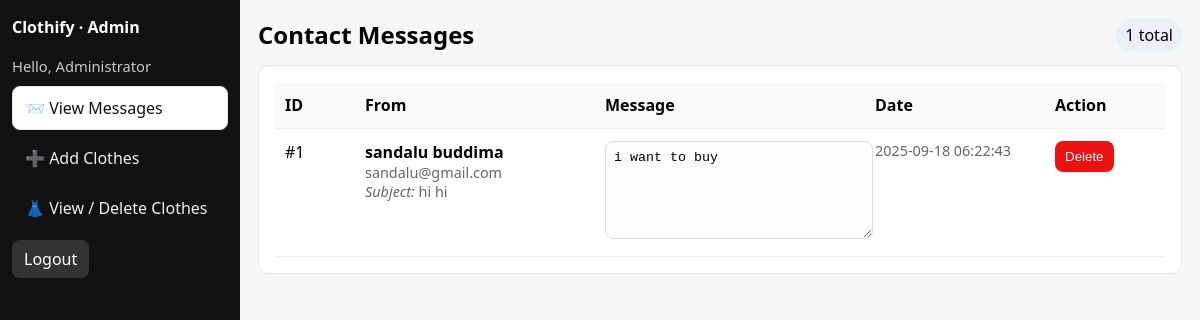
Before: /admin/messages.php (signed in) with the older database file.
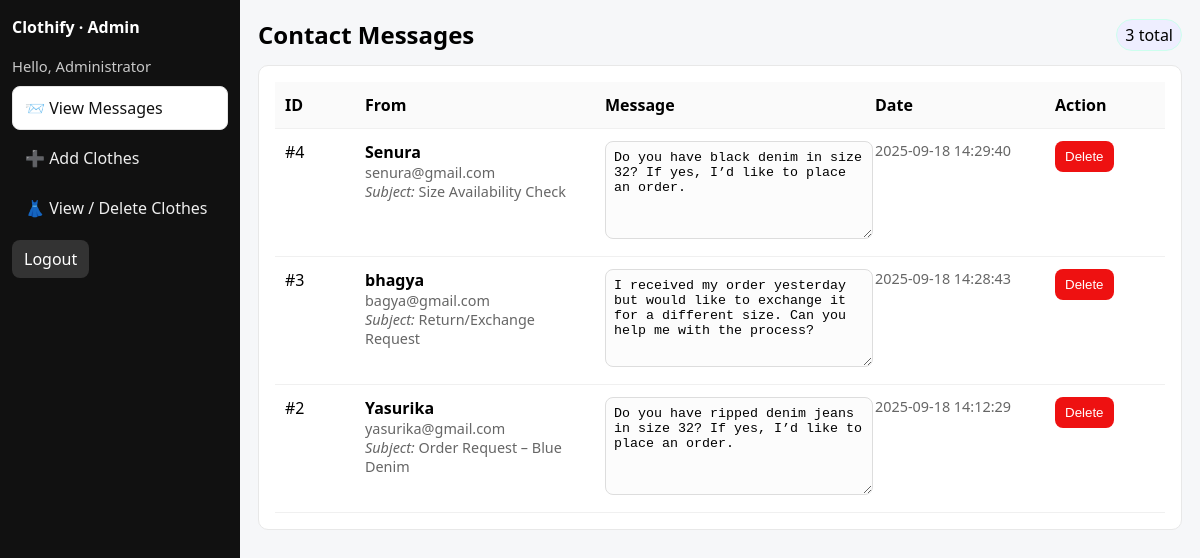
After: the same page with the newer database file.
### tables this page shows
CREATE TABLE `contact_messages` (
  `id` int(11) NOT NULL,
  `name` varchar(120) NOT NULL,
  `email` varchar(160) NOT NULL,
  `subject` varchar(200) DEFAULT NULL,
  `message` text NOT NULL,
  `created_at` timestamp NOT NULL DEFAULT current_timestamp()
);

### admin/messages.php (the view, shortened to what this page needs)
<?php
require_once __DIR__ . "/../config/db.php";
$perPage = 10;
$page = max(1, (int)($_GET['page'] ?? 1));
$offset = ($page - 1) * $perPage;
$total = 0;
$res = $conn->query("SELECT COUNT(*) AS c FROM contact_messages");
if ($res) { $row = $res->fetch_assoc(); $total = (int)$row['c']; }
$stmt = $conn->prepare("SELECT id, name, email, subject, message, created_at
                        FROM contact_messages
                        ORDER BY created_at DESC
                        LIMIT ? OFFSET ?");
$stmt->bind_param("ii", $perPage, $offset);
$stmt->execute();
$result = $stmt->get_result();
?>
<!DOCTYPE html>
<html lang="en">
<head>
</head>
<body>
<?php include __DIR__ . "/sidebar.php"; ?>
<main class="admin-main">
  <div class="admin-top">
    <h2 style="margin:0">Contact Messages</h2>
    <span class="badge"><?= (int)$total ?> total</span>
  </div>
  <div class="card" style="padding:16px;">
    <?php if($result->num_rows === 0): ?>
      <div class="empty">No messages yet.</div>
    <?php else: ?>
      <div style="overflow:auto;">
        <table>
          <thead>
            <tr>
              <th style="width:60px;">ID</th>
              <th style="width:220px;">From</th>
              <th>Message</th>
              <th style="width:160px;">Date</th>
              <th style="width:100px;">Action</th>
            </tr>
          </thead>
          <tbody>
          <?php while($row = $result->fetch_assoc()): ?>
            <tr>
              <td>#<?= (int)$row['id'] ?></td>
              <td>
                <div><strong><?= htmlspecialchars($row['name']) ?></strong></div>
                <div class="meta"><?= htmlspecialchars($row['email']) ?></div>
                <?php if($row['subject']): ?>
                  <div class="meta"><em>Subject:</em> <?= htmlspecialchars($row['subject']) ?></div>
                <?php endif; ?>
              </td>
              <td>
                <textarea class="readonly" readonly><?= htmlspecialchars($row['message']) ?></textarea>
              </td>
              <td class="meta"><?= htmlspecialchars($row['created_at']) ?></td>
              <td>
                <form method="POST" onsubmit="return confirm('Delete this message?')">
                  <button class="btn del" type="submit">Delete</button>
                </form>
              </td>
            </tr>
          <?php endwhile; ?>
          </tbody>
        </table>
      </div>
    <?php endif; ?>
  </div>
</main></div>
</body>
</html>

### admin/sidebar.php (shortened to what this page needs)
<?php
$who = htmlspecialchars($_SESSION['admin_name'] ?? 'Admin');
function active($slug){
  $p = basename($_SERVER['PHP_SELF']);
  return $p === $slug ? 'class="active"' : '';
}
?>
<div class="admin-shell">
  <aside class="admin-side">
    <div class="brand">Clothify · Admin</div>
    <div class="me">Hello, <?=$who?></div>
    <nav class="nav">
      <a <?=active("messages.php")?> href="messages.php">📨 View Messages</a>
      <a <?=active("add_cloth.php")?> href="add_cloth.php">➕ Add Clothes</a>
      <a <?=active("clothes.php")?> href="clothes.php">👗 View / Delete Clothes</a>
    </nav>
    <div style="margin-top:18px;">
      <a class="btn-logout" href="logout.php">Logout</a>
    </div>
  </aside>

### admin/messages.php (style rules this page uses)
body { font-family:system-ui,-apple-system,Segoe UI,Roboto,Helvetica,Arial,sans-serif;margin:0;background:#f6f7f9 }
.card { background:#fff;border:1px solid #e8e8e8;border-radius:10px }
table { width:100%;border-collapse:collapse }
th,td { padding:12px 10px;border-bottom:1px solid #f0f0f0;vertical-align:top }
th { text-align:left;background:#fafafa }
.badge { display:inline-block;padding:4px 8px;border-radius:999px;background:#eef;border:1px solid #cfe }
.btn { padding:8px 10px;border:0;border-radius:8px;cursor:pointer }
.btn.del { background:#e11;color:#fff }
.meta { color:#666;font-size:.9em }
textarea.readonly { width:100%;min-height:80px;resize:vertical;border:1px solid #ddd;border-radius:8px;padding:8px;background:#fcfcfc }

### admin/sidebar.php (style rules this page uses)
.admin-shell { display:grid;grid-template-columns:240px 1fr;min-height:100vh;background:#f6f7f9 }
.admin-side { background:#111;color:#fff;padding:16px 12px;position:sticky;top:0;height:100vh }
.brand { font-weight:700;margin-bottom:18px }
.me { font-size:.92em;color:#c9c9c9;margin-bottom:10px }
.nav a { display:block;padding:10px 12px;margin:6px 0;border-radius:8px;color:#eee;text-decoration:none;border:1px solid transparent }
.nav a.active, .nav a[aria-current="page"] { background:#fff;color:#111;border-color:#e5e5e5 }
.admin-main { padding:18px }
.admin-top { display:flex;justify-content:space-between;align-items:center;margin-bottom:14px }
.btn-logout { background:#333;color:#fff;border:0;border-radius:8px;padding:8px 12px;text-decoration:none }

Changed rows visible on the page:
removed contact_messages: id "1", name "sandalu buddima", email "sandalu@gmail.com", subject "hi hi", message "i want to buy", created_at "2025-09-18 06:22:43"
added contact_messages: id "4", name "Senura", email "senura@gmail.com", subject "Size Availability Check", message "Do you have black denim in size 32? If yes, I’d like to place an order.", created_at "2025-09-18 14:29:40"
added contact_messages: id "3", name "bhagya", email "bagya@gmail.com", subject "Return/Exchange Request", message "I received my order yesterday but would like to exchange it for a different size. Can you help me with the process?", created_at "2025-09-18 14:28:43"
added contact_messages: id "2", name "Yasurika", email "yasurika@gmail.com", subject "Order Request – Blue Denim", message "Do you have ripped denim jeans in size 32? If yes, I’d like to place an order.", created_at "2025-09-18 14:12:29"
Other visible differences:
$total: "1" → "3"
